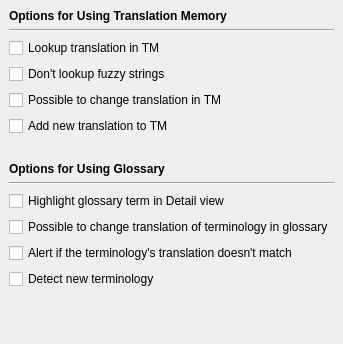
        <widget class="QWidget" name="TM_Glossary " >
         <layout class="QGridLayout" >
          <property name="margin" >
           <number>9</number>
          </property>
          <property name="spacing" >
           <number>6</number>
          </property>
          <item row="7" column="0" >
           <spacer>
            <property name="orientation" >
             <enum>Qt::Vertical</enum>
            </property>
            <property name="sizeHint" >
             <size>
              <width>20</width>
              <height>40</height>
             </size>
            </property>
           </spacer>
          </item>
          <item row="6" column="0" >
           <widget class="QFrame" name="frame_4" >
            <property name="sizePolicy" >
             <sizepolicy>
              <hsizetype>7</hsizetype>
              <vsizetype>5</vsizetype>
              <horstretch>0</horstretch>
              <verstretch>0</verstretch>
             </sizepolicy>
            </property>
            <layout class="QGridLayout" >
             <property name="margin" >
              <number>0</number>
             </property>
             <property name="spacing" >
              <number>6</number>
             </property>
             <item row="3" column="0" >
              <widget class="QCheckBox" name="chbDetectTerm" >
               <property name="sizePolicy" >
                <sizepolicy>
                 <hsizetype>7</hsizetype>
                 <vsizetype>0</vsizetype>
                 <horstretch>0</horstretch>
                 <verstretch>0</verstretch>
                </sizepolicy>
               </property>
               <property name="text" >
                <string>Detect new terminology</string>
               </property>
              </widget>
             </item>
             <item row="4" column="0" >
              <widget class="QFrame" name="frame_5" >
               <property name="frameShape" >
                <enum>QFrame::NoFrame</enum>
               </property>
               <property name="frameShadow" >
                <enum>QFrame::Raised</enum>
               </property>
               <widget class="QCheckBox" name="chbSuggestTranslation" >
                <property name="geometry" >
                 <rect>
                  <x>0</x>
                  <y>30</y>
                  <width>223</width>
                  <height>21</height>
                 </rect>
                </property>
                <property name="text" >
                 <string>Allow translation suggestion from TM</string>
                </property>
               </widget>
               <widget class="QCheckBox" name="chbAddNewTerm" >
                <property name="geometry" >
                 <rect>
                  <x>0</x>
                  <y>1</y>
                  <width>382</width>
                  <height>16</height>
                 </rect>
                </property>
                <property name="sizePolicy" >
                 <sizepolicy>
                  <hsizetype>7</hsizetype>
                  <vsizetype>0</vsizetype>
                  <horstretch>0</horstretch>
                  <verstretch>0</verstretch>
                 </sizepolicy>
                </property>
                <property name="text" >
                 <string>Add new terminology to glossary</string>
                </property>
               </widget>
              </widget>
             </item>
             <item row="2" column="0" >
              <widget class="QCheckBox" name="chbMatchTerm" >
               <property name="text" >
                <string>Alert if the terminology's translation doesn't match</string>
               </property>
              </widget>
             </item>
             <item row="1" column="0" >
              <widget class="QCheckBox" name="chbChangeTerm" >
               <property name="text" >
                <string>Possible to change translation of terminology in glossary</string>
               </property>
              </widget>
             </item>
             <item row="0" column="0" >
              <widget class="QCheckBox" name="chbAutoIdentTerm" >
               <property name="sizePolicy" >
                <sizepolicy>
                 <hsizetype>7</hsizetype>
                 <vsizetype>0</vsizetype>
                 <horstretch>0</horstretch>
                 <verstretch>0</verstretch>
                </sizepolicy>
               </property>
               <property name="whatsThis" >
                <string>&lt;h3>Highlight glossary term&lt;/h3> This option is recommended to be used. You will see the green and underlined terms in TUview ( source section). It indicates that those terms are in Glossary.</string>
               </property>
               <property name="text" >
                <string>Highlight glossary term in Detail view</string>
               </property>
              </widget>
             </item>
            </layout>
           </widget>
          </item>
          <item row="3" column="0" >
           <spacer>
            <property name="orientation" >
             <enum>Qt::Vertical</enum>
            </property>
            <property name="sizeType" >
             <enum>QSizePolicy::Minimum</enum>
            </property>
            <property name="sizeHint" >
             <size>
              <width>20</width>
              <height>20</height>
             </size>
            </property>
           </spacer>
          </item>
          <item row="1" column="0" >
           <widget class="Line" name="line_3" >
            <property name="orientation" >
             <enum>Qt::Horizontal</enum>
            </property>
           </widget>
          </item>
          <item row="2" column="0" >
           <widget class="QFrame" name="frame_3" >
            <property name="sizePolicy" >
             <sizepolicy>
              <hsizetype>7</hsizetype>
              <vsizetype>5</vsizetype>
              <horstretch>0</horstretch>
              <verstretch>0</verstretch>
             </sizepolicy>
            </property>
            <layout class="QGridLayout" >
             <property name="margin" >
              <number>0</number>
             </property>
             <property name="spacing" >
              <number>6</number>
             </property>
             <item row="0" column="0" >
              <widget class="QCheckBox" name="chbAutoTranslate" >
               <property name="sizePolicy" >
                <sizepolicy>
                 <hsizetype>7</hsizetype>
                 <vsizetype>0</vsizetype>
                 <horstretch>0</horstretch>
                 <verstretch>0</verstretch>
                </sizepolicy>
               </property>
               <property name="whatsThis" >
                <string>&lt;h3>Lookup translation in TM&lt;/h3> If this option is checked, you will get a TM Lookup Table soon after clicking on OK button. From that table, you will see the relevent translated unit(s) that had already been built and stored in memory.</string>
               </property>
               <property name="text" >
                <string>Lookup translation in TM</string>
               </property>
              </widget>
             </item>
             <item row="1" column="0" >
              <widget class="QCheckBox" name="chbIgnoreFuzzy" >
               <property name="sizePolicy" >
                <sizepolicy>
                 <hsizetype>7</hsizetype>
                 <vsizetype>0</vsizetype>
                 <horstretch>0</horstretch>
                 <verstretch>0</verstretch>
                </sizepolicy>
               </property>
               <property name="whatsThis" >
                <string>&lt;h3>Ignore Fuzzy Strings&lt;/h3> If this option is checked, the fuzzy string will not be searching for from the Translation Memory.</string>
               </property>
               <property name="text" >
                <string>Don't lookup fuzzy strings</string>
               </property>
              </widget>
             </item>
             <item row="3" column="0" >
              <widget class="QCheckBox" name="chbAddTraslation" >
               <property name="sizePolicy" >
                <sizepolicy>
                 <hsizetype>7</hsizetype>
                 <vsizetype>0</vsizetype>
                 <horstretch>0</horstretch>
                 <verstretch>0</verstretch>
                </sizepolicy>
               </property>
               <property name="whatsThis" >
                <string>&lt;h3>Add new Translation to Translation Memory&lt;/h3> If this option is checked, all new translation units will be added to the Translation Memory for later use after saving.</string>
               </property>
               <property name="text" >
                <string>Add new translation to TM</string>
               </property>
              </widget>
             </item>
             <item row="2" column="0" >
              <widget class="QCheckBox" name="chbEditTraslation" >
               <property name="text" >
                <string>Possible to change translation in TM</string>
               </property>
              </widget>
             </item>
            </layout>
           </widget>
          </item>
          <item row="0" column="0" >
           <widget class="QLabel" name="label_5" >
            <property name="sizePolicy" >
             <sizepolicy>
              <hsizetype>7</hsizetype>
              <vsizetype>5</vsizetype>
              <horstretch>0</horstretch>
              <verstretch>0</verstretch>
             </sizepolicy>
            </property>
            <property name="font" >
             <font>
              <weight>75</weight>
              <bold>true</bold>
             </font>
            </property>
            <property name="text" >
             <string>Options for Using Translation Memory</string>
            </property>
           </widget>
          </item>
          <item row="4" column="0" >
           <widget class="QLabel" name="label_6" >
            <property name="sizePolicy" >
             <sizepolicy>
              <hsizetype>7</hsizetype>
              <vsizetype>5</vsizetype>
              <horstretch>0</horstretch>
              <verstretch>0</verstretch>
             </sizepolicy>
            </property>
            <property name="font" >
             <font>
              <weight>75</weight>
              <bold>true</bold>
             </font>
            </property>
            <property name="text" >
             <string>Options for Using Glossary</string>
            </property>
           </widget>
          </item>
          <item row="5" column="0" >
           <widget class="Line" name="line_4" >
            <property name="orientation" >
             <enum>Qt::Horizontal</enum>
            </property>
           </widget>
          </item>
         </layout>
        </widget>
